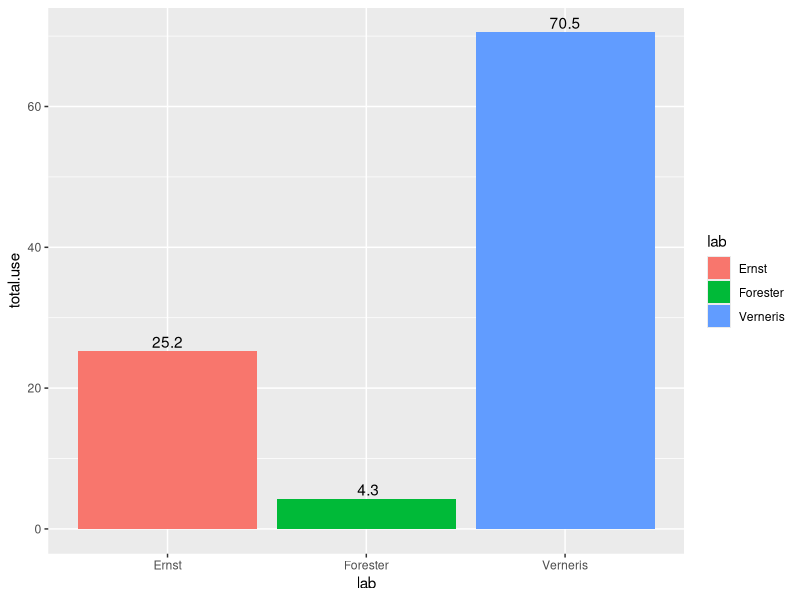
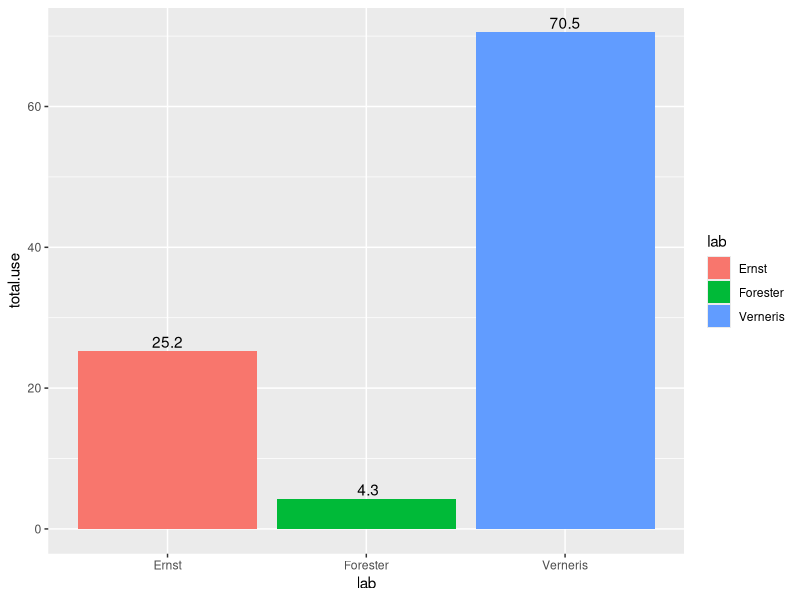

Write R code to recreate these figures, in order.
## ---- chunk 1
library(dplyr)
library(tidyr)
library(ggplot2)
library(chron)
library(stringr)
## ---- chunk 2
cal.data <- read.csv('data/2024_06_10_calendar.csv')
lab.key <- read.csv('data/2024_06_10_lab_key.csv')
## ---- chunk 3
cal.data <- cal.data |> 
  mutate(date = str_split_i(reservation_start, "T", 1),
         start = str_split_i(reservation_start, "T", 2),
         start = str_remove(start, "Z"),
         end = str_split_i(reservation_end, "T", 2),
         end = str_remove(end, "Z")) |> 
  # Separate date and use chron() to calculate use time
  separate(date, into = c('year', 'month', 'day'), sep = '-' ) |>
  mutate(start = chron(times. = start),
         end = chron(times. = end),
         use.time = (end - start) * 24) |> 
  mutate_at(c("year", "month", "day", "use.time"), as.numeric) |> 
  filter(use.time > 0) |> 
  na.omit()
## ---- chunk 4
cal.23 <- cal.data |> 
  filter(year == 2023,
         month >= 6)

cal.24 <- cal.data |> 
  filter(year == 2024)

recent.cal <- rbind(cal.23, cal.24)
## ---- chunk 5
recent.cal |> 
  group_by(user) |> 
  summarise(count = n()) |> 
  arrange(desc(count))
## ---- chunk 6
Eric <- c("Eric", "ERIC", "Jessica")
Dallas <- c("dALLAS", "DALLLAS", "Tegan")
Perpetual <- c("PERPETUAL", "Perpetual", "perpetual")
Craig <- c("Craig", "Forester")
Other <- c("LONG CLEAN - Eric", "Eric setup", "Eric data backup pt 1", "Eric - Long Clean", "Long Clean - Eric")

recent.cal <- recent.cal |> 
  mutate(user = ifelse(user %in% Eric, "Eric", user),
         user = ifelse(user %in% Dallas, "Dallas", user),
         user = ifelse(user %in% Perpetual, "Perpetual", user),
         user = ifelse(user %in% Craig, "Craig", user),
         user = ifelse(user %in% Other, "Other", user)
  )

# make a new column that has clean, consistent names
recent.cal <- recent.cal |> 
  mutate(clean.names = case_when(str_detect(user, "jua") ~ "Wenjuan",
                           str_detect(user, "DT") ~ "Dejene",
                           str_detect(user, "down") ~ "Other",
                           str_detect(user, "llas") ~ "Dallas",
                           str_detect(user, "harles") ~ "Charles",
                           str_detect(user, "ohn") ~ "John",
                           str_detect(user, "ngie") ~ "Angie",
                           str_detect(user, "erese") ~ "Therese",
                           str_detect(user, "encer") ~ "Spencer",
                           str_detect(user, "chel") ~ "Rachel",
                           str_detect(user, "selyn") ~ "Joselyn",
                           str_detect(user, "ruko") ~ "Haruko",
                           str_detect(user, "lena") ~ "Elena",
                           str_detect(user, "rnst") ~ "Patricia",
                           str_detect(user, "cia") ~ "Patricia",
                           str_detect(user, "TRIC") ~ "Patricia",
                           str_detect(user, "rick") ~ "Patrick",
                           str_detect(user, "aek") ~ "KyungTaek",
                           str_detect(user, "lex") ~ "Alex",
                           str_detect(user, "Eric") ~ "Eric",
                           str_detect(user, "Craig") ~ "Craig",
                           )
         )
## ---- chunk 7
misc <- recent.cal |> 
  filter(is.na(clean.names)) |> 
  pull(user)
## ---- chunk 8
recent.cal <- recent.cal |> 
  mutate(user = ifelse(user %in% misc, "Other", user)) |>
  mutate(clean.names = ifelse(user == "Other", "Other", clean.names))
## ---- chunk 9
recent.cal |> 
  group_by(clean.names) |> 
  summarise(count = n()) |> 
  arrange(desc(count))
## ---- chunk 10
recent.cal <- recent.cal |> 
  filter(clean.names != "Other") |> 
  left_join(lab.key, by = c("clean.names" = "user"))
## ---- chunk 11
total.time = sum(recent.cal$use.time)

by.lab <-  recent.cal |>
  group_by(lab) |>
  summarize(lab.use = sum(use.time)) |>
  mutate(total.use = lab.use / total.time * 100,
         time.label = format(round(total.use, 1), nsmall = 1))
  
## ---- chunk 12
ggplot(by.lab, aes(lab, total.use, fill = lab)) +
  geom_col() +
  geom_text(aes(label = time.label), vjust = -0.3)


ggsave(filename = '2024_06_10_results/cytek.use.plot.png',
       plot = last_plot(),
       width = 6,
       height = 4,
       units = 'in',
       dpi = 300)
